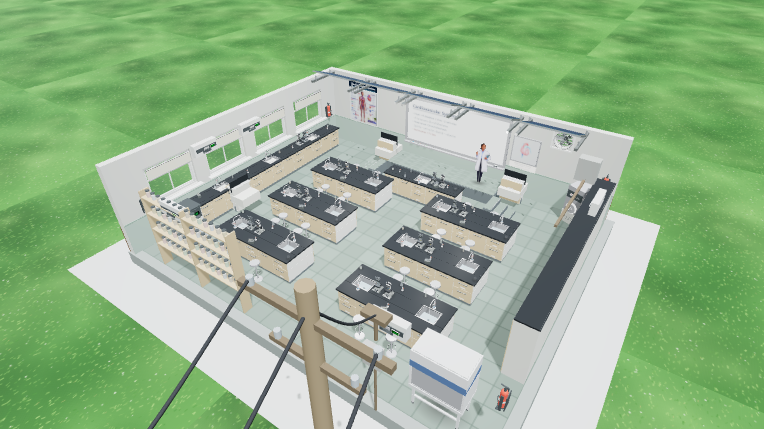
#> input picture frontend/web/_verify/shot_cutaway.png, 764 x 429 px, found by its file name
$ python crop_cutaway.py
#> lines starting #> are read from the running program, lines starting #| are printed output that depends on the picture
from PIL import Image
import os

SRC = r"frontend/web/_verify/shot_cutaway.png"
OUT = r"frontend/web/_verify"
im = Image.open(SRC)
#> im is the input picture: PIL image 764x429 RGBA; mean R, G, B, A 147.1, 178.7, 138.6, 255
w, h = im.size
#> w = 764; h = 429
print("src size", im.size)
#| src size (764, 429)

def crop(box, out, scale=3):
#> called with box = (0, 0, 420, 265), out = 'cut_left.png', scale = 3
    c = im.crop(box)
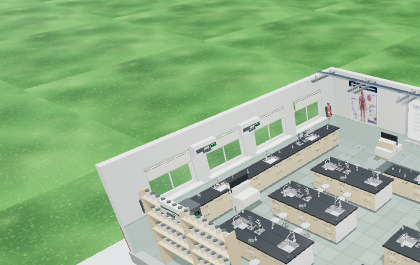
#> c: PIL image 420x265 RGBA; mean R, G, B, A 145.4, 177.8, 136.3, 255
    c = c.resize((c.width * scale, c.height * scale), Image.LANCZOS)
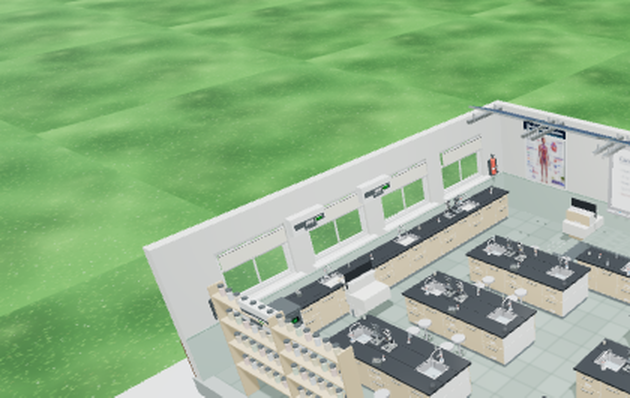
#> c: PIL image 1260x795 RGBA (shown at 1/2 size); mean R, G, B, A 145.4, 177.8, 136.3, 255
    p = os.path.join(OUT, out)
    c.save(p)
    print(out, c.size)
#| cut_left.png (1260, 795)

# left wall (windows + coat rails between them), room runs diagonally upper-left
crop((0, 0, int(w * .55), int(h * .62)), "cut_left.png")
# right wall side (shell hidden in cutaway, coats hang behind)
crop((int(w * .45), int(h * .15), w, int(h * .85)), "cut_right.png")
#> call 2 of crop, with box = (343, 64, 764, 364), out = 'cut_right.png', scale = 3
#> in crop (call 2), `c = im.crop(box)`:
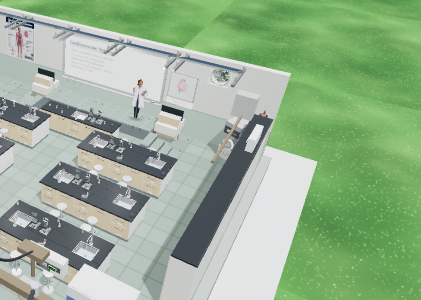
#> c: PIL image 421x300 RGBA; mean R, G, B, A 149.6, 175.7, 144.3, 255
#| cut_right.png (1263, 900)
# front whiteboard wall + teacher
crop((int(w * .3), 0, int(w * .95), int(h * .45)), "cut_front.png")
#> call 3 of crop, with box = (229, 0, 725, 193), out = 'cut_front.png', scale = 3
#> in crop (call 3), `c = im.crop(box)`:
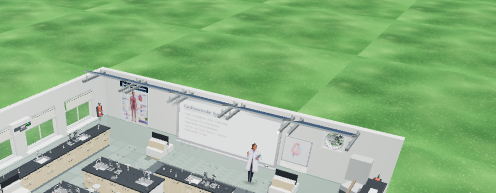
#> c: PIL image 496x193 RGBA; mean R, G, B, A 141.9, 178.6, 132, 255
#| cut_front.png (1488, 579)

$ run again, with frontend/web/_verify/shot_aisle.png copied over frontend/web/_verify/shot_cutaway.png
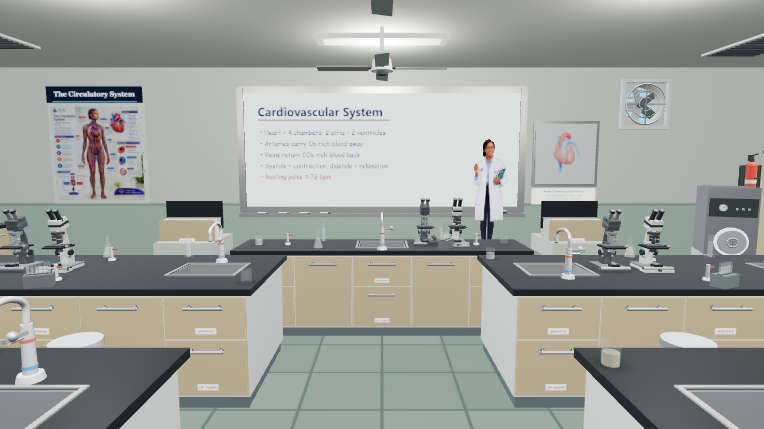
#> input picture frontend/web/_verify/shot_aisle.png, 764 x 429 px, found by its file name
#> im is the input picture: PIL image 764x429 RGBA; mean R, G, B, A 157.3, 160, 154.8, 255
#| src size (764, 429)
#| cut_left.png (1260, 795)
#> in crop (call 2), `c = c.resize((c.width * scale, c.height * scale), Image.LANCZOS)`:
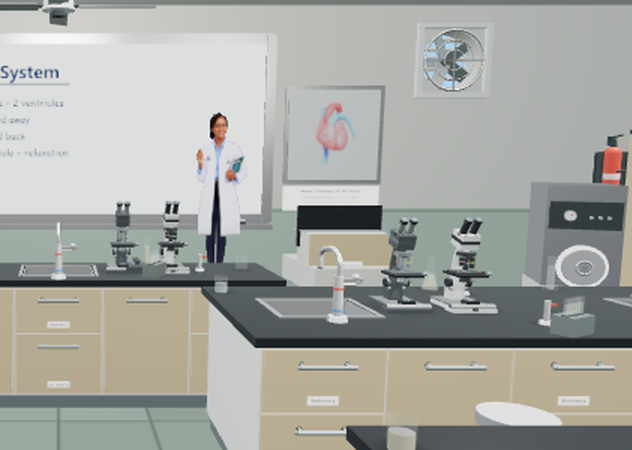
#> c: PIL image 1263x900 RGBA (shown at 1/2 size); mean R, G, B, A 166, 167.5, 161.6, 255
#| cut_right.png (1263, 900)
#> in crop (call 3), `c = im.crop(box)`:
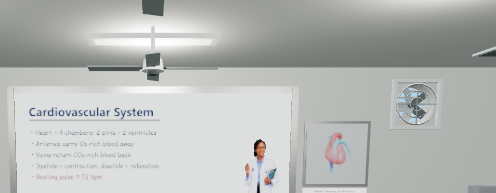
#> c: PIL image 496x193 RGBA; mean R, G, B, A 182.8, 184.8, 182.5, 255
#| cut_front.png (1488, 579)
